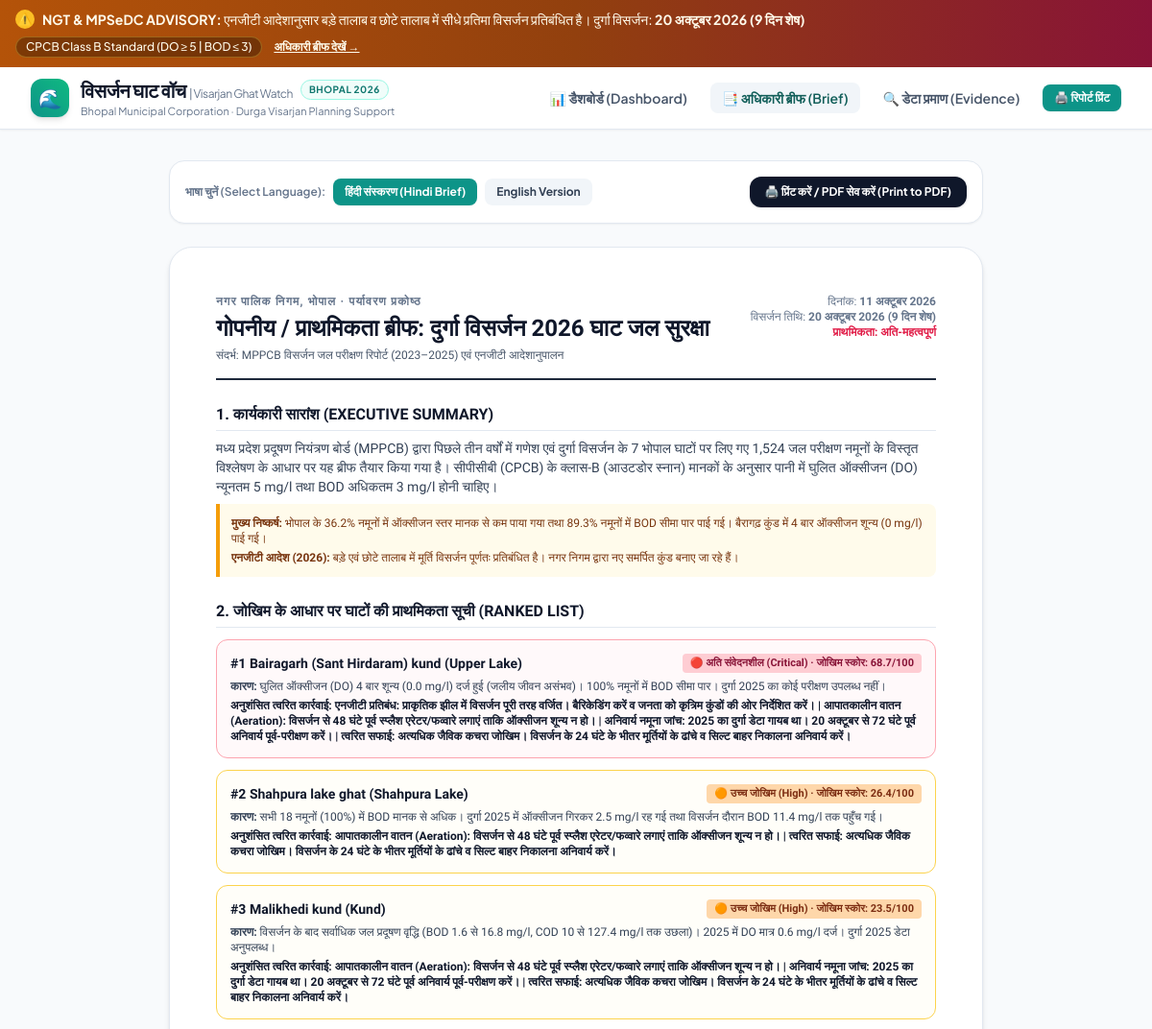
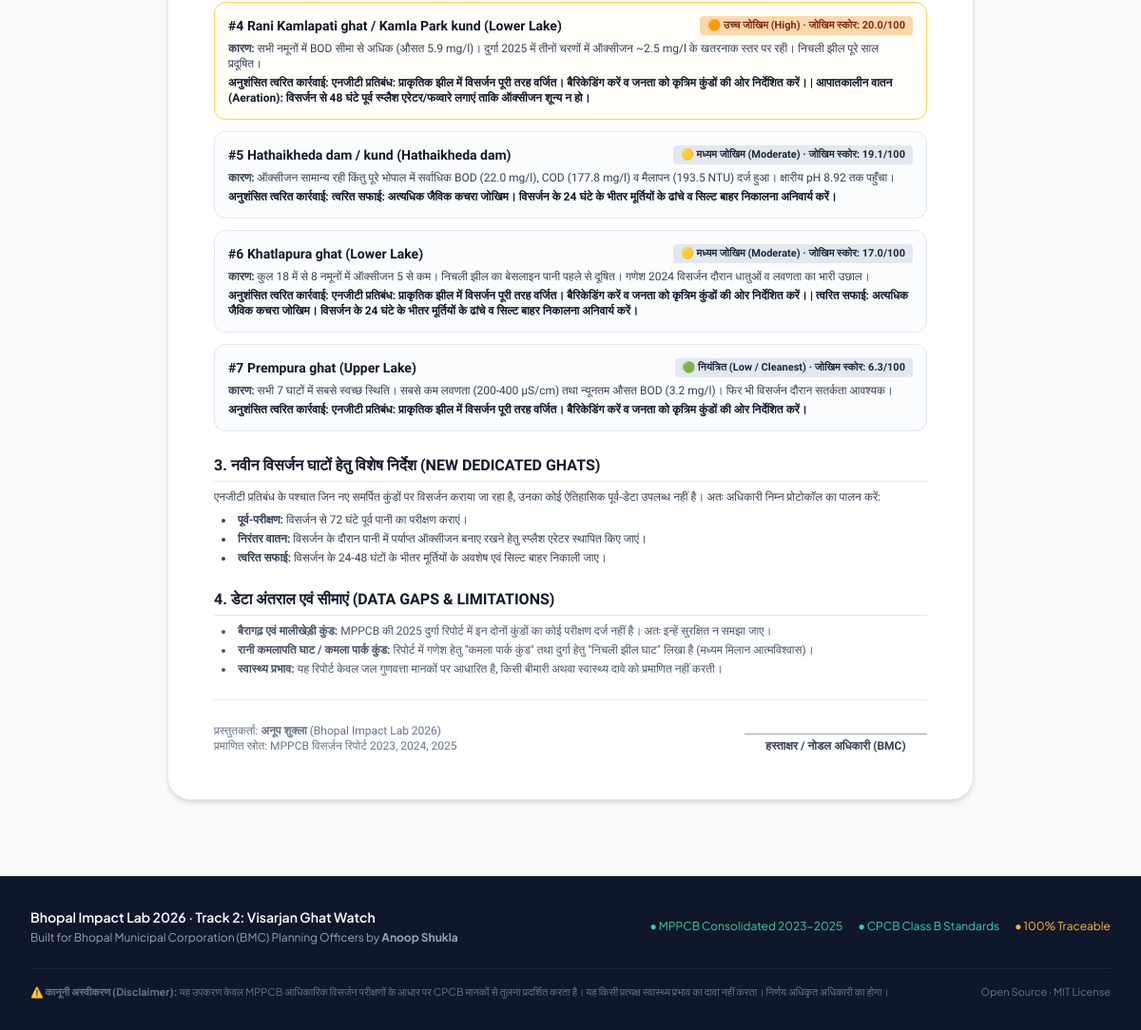
Screenshot of /brief with the database file from the repository (2 pictures, top to bottom).
### tables this page shows
CREATE TABLE ghats (
                id INTEGER PRIMARY KEY AUTOINCREMENT,
                site TEXT UNIQUE NOT NULL,
                water_body TEXT NOT NULL,
                type TEXT,
                ngt_status TEXT,
                lat REAL,
                lon REAL,
                missing_notes TEXT
            );

### app.py (the view)
@app.route('/brief')
def brief():
    summary = engine.get_ghat_summary()
    stats = engine.get_overall_stats()
    return render_template('brief.html', summary=summary, stats=stats)

### database.py (called while the page is built)
    def get_connection(self):
        conn = sqlite3.connect(self.db_path)
        conn.row_factory = sqlite3.Row
        return conn

    def get_readings_dataframe(self):
        conn = self.get_connection()
        df = pd.read_sql_query('SELECT * FROM readings ORDER BY year DESC, festival, site, phase, parameter', conn)
        conn.close()
        return df

    def get_ghats(self):
        conn = self.get_connection()
        cursor = conn.cursor()
        cursor.execute('SELECT * FROM ghats ORDER BY site')
        rows = [dict(r) for r in cursor.fetchall()]
        conn.close()
        return rows

### templates/brief.html (shortened to what this page needs)
{% extends 'base.html' %}
{% block content %}
<div class="max-w-4xl mx-auto px-4 sm:px-6 py-8 space-y-6">
    <div class="bg-white p-4 rounded-2xl border border-slate-200 shadow-sm flex flex-wrap items-center justify-between gap-4 no-print">
        <div class="flex items-center space-x-2">
            <span class="text-xs font-semibold text-slate-500">भाषा चुनें (Select Language):</span>
            <button onclick="toggleBriefLang('hi')" id="brief-tab-hi" class="px-3 py-1.5 text-xs font-bold rounded-lg bg-teal-600 text-white shadow-sm">
                हिंदी संस्करण (Hindi Brief)
            </button>
            <button onclick="toggleBriefLang('en')" id="brief-tab-en" class="px-3 py-1.5 text-xs font-bold rounded-lg bg-slate-100 text-slate-700 hover:bg-slate-200">
                English Version
            </button>
        </div>
        <div class="flex items-center space-x-2">
            <button onclick="window.print()" class="px-4 py-2 rounded-xl text-xs font-bold bg-slate-900 text-white hover:bg-slate-800 shadow transition flex items-center gap-1.5">
                <span>🖨️ प्रिंट करें / PDF सेव करें (Print to PDF)</span>
            </button>
        </div>
    </div>
    <div id="brief-hi" class="bg-white p-8 sm:p-12 rounded-3xl border border-slate-200 shadow-md space-y-6 text-slate-800 leading-relaxed font-hindi print:border-none print:shadow-none print:p-0">
        <div class="border-b-2 border-slate-800 pb-4 flex justify-between items-start">
            <div>
                <p class="text-xs font-bold uppercase tracking-widest text-slate-500">नगर पालिक निगम, भोपाल · पर्यावरण प्रकोष्ठ</p>
                <h2 class="text-2xl font-black text-slate-900 mt-1">गोपनीय / प्राथमिकता ब्रीफ: दुर्गा विसर्जन 2026 घाट जल सुरक्षा</h2>
                <p class="text-xs text-slate-600 mt-1">संदर्भ: MPPCB विसर्जन जल परीक्षण रिपोर्ट (2023–2025) एवं एनजीटी आदेशानुपालन</p>
            </div>
            <div class="text-right text-xs text-slate-500">
                <p>दिनांक: <strong>11 अक्टूबर 2026</strong></p>
                <p>विसर्जन तिथि: <strong>20 अक्टूबर 2026 (9 दिन शेष)</strong></p>
                <p class="text-rose-600 font-bold">प्राथमिकता: अति-महत्वपूर्ण</p>
            </div>
        </div>
        <div class="space-y-2">
            <h3 class="text-base font-bold text-slate-900 uppercase border-b border-slate-200 pb-1">1. कार्यकारी सारांश (Executive Summary)</h3>
            <p class="text-sm text-slate-700">
                मध्य प्रदेश प्रदूषण नियंत्रण बोर्ड (MPPCB) द्वारा पिछले तीन वर्षों में गणेश एवं दुर्गा विसर्जन के 7 भोपाल घाटों पर लिए गए 1,524 जल परीक्षण नमूनों के विस्तृत विश्लेषण के आधार पर यह ब्रीफ तैयार किया गया है। सीपीसीबी (CPCB) के क्लास-B (आउटडोर स्नान) मानकों के अनुसार पानी में घुलित ऑक्सीजन (DO) न्यूनतम 5 mg/l तथा BOD अधिकतम 3 mg/l होनी चाहिए।
            </p>
            <div class="bg-amber-50 border-l-4 border-amber-500 p-3 text-xs text-amber-900 rounded-r-lg space-y-1">
                <p><strong>मुख्य निष्कर्ष:</strong> भोपाल के 36.2% नमूनों में ऑक्सीजन स्तर मानक से कम पाया गया तथा 89.3% नमूनों में BOD सीमा पार पाई गई। बैरागढ़ कुंड में 4 बार ऑक्सीजन शून्य (0 mg/l) पाई गई।</p>
                <p><strong>एनजीटी आदेश (2026):</strong> बड़े एवं छोटे तालाब में मूर्ति विसर्जन पूर्णतः प्रतिबंधित है। नगर निगम द्वारा नए समर्पित कुंड बनाए जा रहे हैं।</p>
            </div>
        </div>
        <div class="space-y-3">
            <h3 class="text-base font-bold text-slate-900 uppercase border-b border-slate-200 pb-1">2. जोखिम के आधार पर घाटों की प्राथमिकता सूची (Ranked List)</h3>
            <div class="space-y-3">
                {% for g in summary %}
                <div class="p-3.5 rounded-xl border {% if g.risk_level == 'CRITICAL' %}border-rose-300 bg-rose-50/40{% elif g.risk_level == 'HIGH' %}border-amber-300 bg-amber-50/30{% else %}border-slate-200 bg-slate-50/50{% endif %}">
                    <div class="flex justify-between items-center text-xs">
                        <span class="font-black text-slate-900 text-sm">#{{ g.rank }} {{ g.site }} ({{ g.water_body }})</span>
                        <span class="font-bold px-2 py-0.5 rounded text-[11px] {% if g.badge_color == 'rose' %}bg-rose-200 text-rose-900{% elif g.badge_color == 'orange' %}bg-orange-200 text-orange-900{% else %}bg-slate-200 text-slate-800{% endif %}">
                            {{ g.risk_badge }} · जोखिम स्कोर: {{ g.base_risk_score }}/100
                        </span>
                    </div>
                    <p class="text-xs text-slate-700 mt-1.5">
                        <strong>कारण:</strong> {{ g.reason_hi }}
                    </p>
                    <p class="text-xs text-slate-900 mt-1 font-semibold">
                        <strong>अनुशंसित त्वरित कार्रवाई:</strong> {{ g.recommendations_hi|join(' | ') }}
                    </p>
                </div>
                {% endfor %}
            </div>
        </div>
        <div class="space-y-2">
            <h3 class="text-base font-bold text-slate-900 uppercase border-b border-slate-200 pb-1">3. नवीन विसर्जन घाटों हेतु विशेष निर्देश (New Dedicated Ghats)</h3>
            <p class="text-xs text-slate-700">
                एनजीटी प्रतिबंध के पश्चात जिन नए समर्पित कुंडों पर विसर्जन कराया जा रहा है, उनका कोई ऐतिहासिक पूर्व-डेटा उपलब्ध नहीं है। अतः अधिकारी निम्न प्रोटोकॉल का पालन करें:
            </p>
            <ul class="list-disc list-inside text-xs text-slate-700 space-y-1 pl-2">
                <li><strong>पूर्व-परीक्षण:</strong> विसर्जन से 72 घंटे पूर्व पानी का परीक्षण कराएं।</li>
                <li><strong>निरंतर वातन:</strong> विसर्जन के दौरान पानी में पर्याप्त ऑक्सीजन बनाए रखने हेतु स्प्लैश एरेटर स्थापित किए जाएं।</li>
                <li><strong>त्वरित सफाई:</strong> विसर्जन के 24-48 घंटों के भीतर मूर्तियों के अवशेष एवं सिल्ट बाहर निकाली जाए।</li>
            </ul>
        </div>
        <div class="space-y-2">
            <h3 class="text-base font-bold text-slate-900 uppercase border-b border-slate-200 pb-1">4. डेटा अंतराल एवं सीमाएं (Data Gaps & Limitations)</h3>
            <ul class="list-disc list-inside text-xs text-slate-600 space-y-1 pl-2">
                <li><strong>बैरागढ़ एवं मालीखेड़ी कुंड:</strong> MPPCB की 2025 दुर्गा रिपोर्ट में इन दोनों कुंडों का कोई परीक्षण दर्ज नहीं है। अतः इन्हें सुरक्षित न समझा जाए।</li>
                <li><strong>रानी कमलापति घाट / कमला पार्क कुंड:</strong> रिपोर्ट में गणेश हेतु "कमला पार्क कुंड" तथा दुर्गा हेतु "निचली झील घाट" लिखा है (मध्यम मिलान आत्मविश्वास)।</li>
                <li><strong>स्वास्थ्य प्रभाव:</strong> यह रिपोर्ट केवल जल गुणवत्ता मानकों पर आधारित है, किसी बीमारी अथवा स्वास्थ्य दावे को प्रमाणित नहीं करती।</li>
            </ul>
        </div>
        <div class="pt-6 border-t border-slate-200 flex justify-between items-end text-xs text-slate-500">
            <div>
                <p>प्रस्तुतकर्ता: <strong>अनूप शुक्ला</strong> (Bhopal Impact Lab 2026)</p>
                <p>प्रमाणित स्रोत: MPPCB विसर्जन रिपोर्ट 2023, 2024, 2025</p>
            </div>
            <div class="text-right">
                <p class="border-t border-slate-400 pt-1 w-48 text-center text-slate-700 font-bold">हस्ताक्षर / नोडल अधिकारी (BMC)</p>
            </div>
        </div>
    </div>
</div>
{% endblock %}

### templates/base.html (shortened to what this page needs)
<!DOCTYPE html>
<html lang="hi" class="h-full bg-slate-50">
<head>
    <script src="https://cdn.tailwindcss.com"></script>
    <link rel="stylesheet" href="https://unpkg.com/leaflet@1.9.4/dist/leaflet.css" />
</head>
<body class="flex flex-col min-h-screen text-slate-800 antialiased selection:bg-teal-500 selection:text-white">
    <div class="bg-gradient-to-r from-amber-700 via-amber-800 to-rose-900 text-amber-50 px-4 py-2.5 text-xs md:text-sm font-medium shadow-sm no-print">
        <div class="max-w-7xl mx-auto flex flex-wrap items-center justify-between gap-2">
            <div class="flex items-center space-x-2">
                <span class="inline-flex items-center justify-center w-5 h-5 rounded-full bg-amber-400 text-amber-950 font-bold text-xs">⚠️</span>
                <span><strong>NGT & MPSeDC ADVISORY:</strong> एनजीटी आदेशानुसार बड़े तालाब व छोटे तालाब में सीधे प्रतिमा विसर्जन प्रतिबंधित है। दुर्गा विसर्जन: <strong>20 अक्टूबर 2026 (9 दिन शेष)</strong></span>
            </div>
            <div class="flex items-center space-x-3 text-xs">
                <span class="bg-black/30 px-2.5 py-0.5 rounded-full border border-amber-300/30">CPCB Class B Standard (DO ≥ 5 | BOD ≤ 3)</span>
                <a href="#brief-section" class="underline hover:text-white font-semibold">अधिकारी ब्रीफ देखें &rarr;</a>
            </div>
        </div>
    </div>
    <header class="bg-white border-b border-slate-200 sticky top-0 z-50 shadow-sm no-print">
        <div class="max-w-7xl mx-auto px-4 sm:px-6 lg:px-8">
            <div class="flex justify-between h-16 items-center">
                <div class="flex items-center space-x-3">
                    <a href="/" class="flex items-center space-x-3 group">
                        <div class="w-10 h-10 rounded-xl bg-gradient-to-tr from-teal-600 to-emerald-500 flex items-center justify-center text-white font-black text-xl shadow-md group-hover:scale-105 transition-transform">
                            🌊
                        </div>
                        <div>
                            <div class="flex items-center space-x-2">
                                <h1 class="text-lg md:text-xl font-extrabold tracking-tight text-slate-900 group-hover:text-teal-700 transition">
                                    विसर्जन घाट वॉच <span class="text-xs font-normal text-slate-500">| Visarjan Ghat Watch</span>
                                </h1>
                                <span class="bg-teal-50 text-teal-700 text-[10px] font-bold px-2 py-0.5 rounded-full border border-teal-200 uppercase tracking-wider">Bhopal 2026</span>
                            </div>
                            <p class="text-[11px] text-slate-500">Bhopal Municipal Corporation · Durga Visarjan Planning Support</p>
                        </div>
                    </a>
                </div>
                <nav class="flex items-center space-x-1 sm:space-x-3">
                    <a href="/" class="px-3 py-1.5 rounded-lg text-xs md:text-sm font-semibold {% if request.path == '/' %}bg-slate-100 text-teal-800{% else %}text-slate-600 hover:text-slate-900 hover:bg-slate-50{% endif %}">
                        📊 डैशबोर्ड (Dashboard)
                    </a>
                    <a href="/brief" class="px-3 py-1.5 rounded-lg text-xs md:text-sm font-semibold {% if request.path == '/brief' %}bg-slate-100 text-teal-800{% else %}text-slate-600 hover:text-slate-900 hover:bg-slate-50{% endif %}">
                        📑 अधिकारी ब्रीफ (Brief)
                    </a>
                    <a href="/traceability" class="px-3 py-1.5 rounded-lg text-xs md:text-sm font-semibold {% if request.path == '/traceability' %}bg-slate-100 text-teal-800{% else %}text-slate-600 hover:text-slate-900 hover:bg-slate-50{% endif %}">
                        🔍 डेटा प्रमाण (Evidence)
                    </a>
                    <button onclick="window.print()" class="hidden md:inline-flex items-center space-x-1.5 px-3 py-1.5 rounded-lg text-xs font-semibold bg-teal-600 text-white hover:bg-teal-700 shadow-sm transition">
                        <span>🖨️ रिपोर्ट प्रिंट</span>
                    </button>
                </nav>
            </div>
        </div>
    </header>
    <main class="flex-grow">
        {% block content %}{% endblock %}
    </main>
    <footer class="bg-slate-900 text-slate-400 py-8 text-xs border-t border-slate-800 mt-12 no-print">
        <div class="max-w-7xl mx-auto px-4 sm:px-6 lg:px-8 space-y-4">
            <div class="flex flex-col md:flex-row justify-between items-center gap-4 border-b border-slate-800 pb-6">
                <div>
                    <h3 class="text-sm font-semibold text-white">Bhopal Impact Lab 2026 · Track 2: Visarjan Ghat Watch</h3>
                    <p class="text-xs text-slate-400 mt-1">Built for Bhopal Municipal Corporation (BMC) Planning Officers by <strong>Anoop Shukla</strong></p>
                </div>
                <div class="flex items-center space-x-4 text-xs">
                    <span class="text-emerald-400 flex items-center gap-1">● MPPCB Consolidated 2023-2025</span>
                    <span class="text-teal-400 flex items-center gap-1">● CPCB Class B Standards</span>
                    <span class="text-amber-400 flex items-center gap-1">● 100% Traceable</span>
                </div>
            </div>
            <div class="flex flex-col md:flex-row justify-between items-center gap-2 text-[11px] text-slate-500">
                <p>⚠️ <strong>कानूनी अस्वीकरण (Disclaimer):</strong> यह उपकरण केवल MPPCB आधिकारिक विसर्जन परीक्षणों के आधार पर CPCB मानकों से तुलना प्रदर्शित करता है। यह किसी प्रत्यक्ष स्वास्थ्य प्रभाव का दावा नहीं करता। निर्णय अधिकृत अधिकारी का होगा।</p>
                <p class="whitespace-nowrap">Open Source · MIT License</p>
            </div>
        </div>
    </footer>
</body>
</html>

### templates/base.html (style rules this page uses)
body { font-family: 'Plus Jakarta Sans', sans-serif; }
.font-hindi { font-family: 'Tiro Devanagari Hindi', 'Plus Jakarta Sans', serif; }

### rows the page displays
ghats: rank "1", site "Bairagarh (Sant Hirdaram) kund", water_body "Upper Lake", risk_badge "🔴 अति संवेदनशील (Critical)", base_risk_score "68.7", reason_hi "घुलित ऑक्सीजन (DO) 4 बार शून्य (0.0 mg/l) दर्ज हुई (जलीय जीवन असंभव)। 100% नमूनों में BOD सीमा पार। दुर्गा 2025 का कोई परीक्षण उपलब्ध नहीं।", recommendations_hi "एनजीटी प्रतिबंध: प्राकृतिक झील में विसर्जन पूरी तरह वर्जित। बैरिकेडिंग करें व जनता को कृत्रिम कुंडों की ओर निर्देशित करें। | आपातकालीन वातन (Aeration): विसर्जन से 48 घंटे पूर्व स्प्लैश एरेटर/फव्वारे लगाएं ताकि ऑक्सीजन शून्य न हो। | अनिवार्य नमूना जांच: 2025 का दुर्गा डेटा गायब था। 20 अक्टूबर से 72 घंटे पूर्व अनिवार्य पूर्व-परीक्षण करें। | त्वरित सफाई: अत्यधिक जैविक कचरा जोखिम। विसर्जन के 24 घंटे के भीतर मूर्तियों के ढांचे व सिल्ट बाहर निकालना अनिवार्य करें।"
ghats: rank "2", site "Shahpura lake ghat", water_body "Shahpura Lake", risk_badge "🟠 उच्च जोखिम (High)", base_risk_score "26.4", reason_hi "सभी 18 नमूनों (100%) में BOD मानक से अधिक। दुर्गा 2025 में ऑक्सीजन गिरकर 2.5 mg/l रह गई तथा विसर्जन दौरान BOD 11.4 mg/l तक पहुँच गई।", recommendations_hi "आपातकालीन वातन (Aeration): विसर्जन से 48 घंटे पूर्व स्प्लैश एरेटर/फव्वारे लगाएं ताकि ऑक्सीजन शून्य न हो। | त्वरित सफाई: अत्यधिक जैविक कचरा जोखिम। विसर्जन के 24 घंटे के भीतर मूर्तियों के ढांचे व सिल्ट बाहर निकालना अनिवार्य करें।"
ghats: rank "3", site "Malikhedi kund", water_body "Kund", risk_badge "🟠 उच्च जोखिम (High)", base_risk_score "23.5", reason_hi "विसर्जन के बाद सर्वाधिक जल प्रदूषण वृद्धि (BOD 1.6 से 16.8 mg/l, COD 10 से 127.4 mg/l तक उछला)। 2025 में DO मात्र 0.6 mg/l दर्ज। दुर्गा 2025 डेटा अनुपलब्ध।", recommendations_hi "आपातकालीन वातन (Aeration): विसर्जन से 48 घंटे पूर्व स्प्लैश एरेटर/फव्वारे लगाएं ताकि ऑक्सीजन शून्य न हो। | अनिवार्य नमूना जांच: 2025 का दुर्गा डेटा गायब था। 20 अक्टूबर से 72 घंटे पूर्व अनिवार्य पूर्व-परीक्षण करें। | त्वरित सफाई: अत्यधिक जैविक कचरा जोखिम। विसर्जन के 24 घंटे के भीतर मूर्तियों के ढांचे व सिल्ट बाहर निकालना अनिवार्य करें।"
ghats: rank "4", site "Rani Kamlapati ghat / Kamla Park kund", water_body "Lower Lake", risk_badge "🟠 उच्च जोखिम (High)", base_risk_score "20.0", reason_hi "सभी नमूनों में BOD सीमा से अधिक (औसत 5.9 mg/l)। दुर्गा 2025 में तीनों चरणों में ऑक्सीजन ~2.5 mg/l के खतरनाक स्तर पर रही। निचली झील पूरे साल प्रदूषित।", recommendations_hi "एनजीटी प्रतिबंध: प्राकृतिक झील में विसर्जन पूरी तरह वर्जित। बैरिकेडिंग करें व जनता को कृत्रिम कुंडों की ओर निर्देशित करें। | आपातकालीन वातन (Aeration): विसर्जन से 48 घंटे पूर्व स्प्लैश एरेटर/फव्वारे लगाएं ताकि ऑक्सीजन शून्य न हो।"
ghats: rank "5", site "Hathaikheda dam / kund", water_body "Hathaikheda dam", risk_badge "🟡 मध्यम जोखिम (Moderate)", base_risk_score "19.1", reason_hi "ऑक्सीजन सामान्य रही किंतु पूरे भोपाल में सर्वाधिक BOD (22.0 mg/l), COD (177.8 mg/l) व मैलापन (193.5 NTU) दर्ज हुआ। क्षारीय pH 8.92 तक पहुँचा।", recommendations_hi "त्वरित सफाई: अत्यधिक जैविक कचरा जोखिम। विसर्जन के 24 घंटे के भीतर मूर्तियों के ढांचे व सिल्ट बाहर निकालना अनिवार्य करें।"
ghats: rank "6", site "Khatlapura ghat", water_body "Lower Lake", risk_badge "🟡 मध्यम जोखिम (Moderate)", base_risk_score "17.0", reason_hi "कुल 18 में से 8 नमूनों में ऑक्सीजन 5 से कम। निचली झील का बेसलाइन पानी पहले से दूषित। गणेश 2024 विसर्जन दौरान धातुओं व लवणता का भारी उछाल।", recommendations_hi "एनजीटी प्रतिबंध: प्राकृतिक झील में विसर्जन पूरी तरह वर्जित। बैरिकेडिंग करें व जनता को कृत्रिम कुंडों की ओर निर्देशित करें। | त्वरित सफाई: अत्यधिक जैविक कचरा जोखिम। विसर्जन के 24 घंटे के भीतर मूर्तियों के ढांचे व सिल्ट बाहर निकालना अनिवार्य करें।"
ghats: rank "7", site "Prempura ghat", water_body "Upper Lake", risk_badge "🟢 नियंत्रित (Low / Cleanest)", base_risk_score "6.3", reason_hi "सभी 7 घाटों में सबसे स्वच्छ स्थिति। सबसे कम लवणता (200-400 µS/cm) तथा न्यूनतम औसत BOD (3.2 mg/l)। फिर भी विसर्जन दौरान सतर्कता आवश्यक।", recommendations_hi "एनजीटी प्रतिबंध: प्राकृतिक झील में विसर्जन पूरी तरह वर्जित। बैरिकेडिंग करें व जनता को कृत्रिम कुंडों की ओर निर्देशित करें।"
